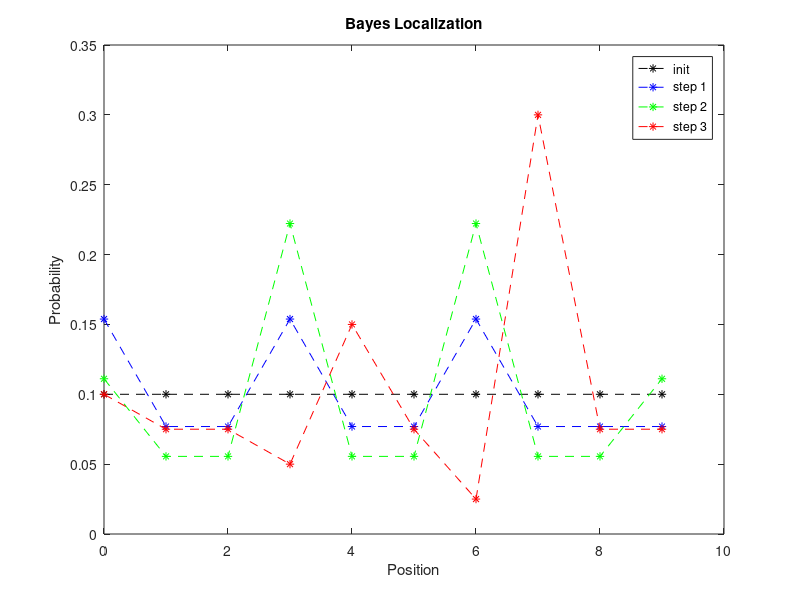
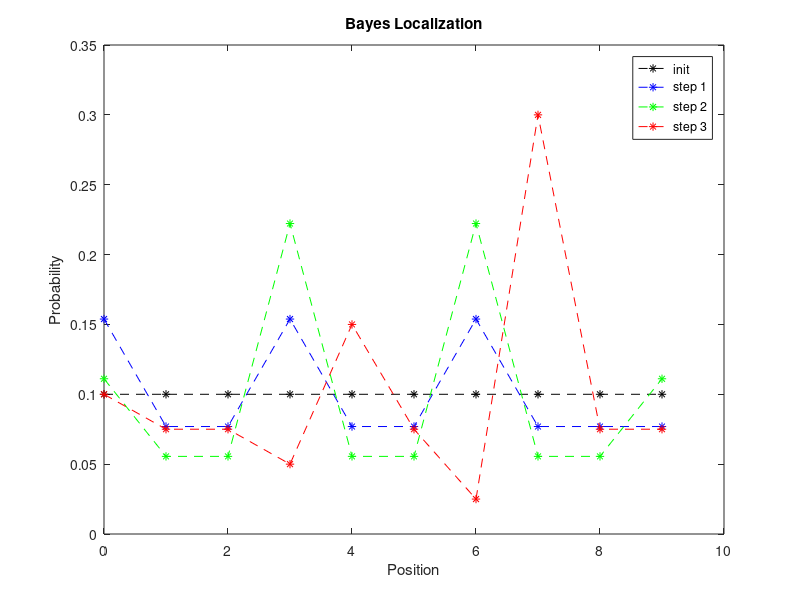

Source code (MATLAB) for these figures, in order:
%%%%%%%%%%%%%%%%%%%%%%%%%%%%%%%%%%%%%%%%%%%%%%%%%%%%%%%%%%%%%%%%%%%%%%%%%%%%%%%%
%           Assignement 5.1.a - Bayes Localization                             %
%           GNU Octave 3.6.4                                                   %
%           Simon Maurer                                                       %
%           27.03.2014                                                         %
%%%%%%%%%%%%%%%%%%%%%%%%%%%%%%%%%%%%%%%%%%%%%%%%%%%%%%%%%%%%%%%%%%%%%%%%%%%%%%%%

clf;
clear;
N = 10; % number of places
L = 3; % number of steps

% motion model
p_motion = zeros(N, N, L);
p_motion(:, :, 1) = eye(N);
p_motion(:, :, 2) = circshift(eye(N), 3);
p_motion(:, :, 3) = circshift(eye(N), 4);

p1 = 0.8; % P(see landmark|on landmark)
p2 = 0.4; % P(see landmark|not on landmark)

% robot sees a landmark
p_sensor(:, 1) = [p1; p2; p2; p1; p2; p2; p1; p2; p2; p2];
% robot sees a landmark
p_sensor(:, 2) = [p1; p2; p2; p1; p2; p2; p1; p2; p2; p2];
% robot does not see a landmark
p_sensor(:, 3) = [1-p1; 1-p2; 1-p2; 1-p1; 1-p2; 1-p2; 1-p1; 1-p2; 1-p2; 1-p2];

p = zeros(N, L+1);
p(:, 1) = ones(N, 1)/N; % uniform probability

for t=[1:L],
    eta = 0;
    for k=[1:N],
        pp = 0;
        % motion model
        for i=[1:N],
            pp += p_motion(k, i, t)*p(i, t);
        end;
        % sensor model
        p(k, t+1) = p_sensor(k, t)*pp;
        eta += p(k, t+1);
    end;
    % normalization
    for k=[1:N],
        p(k, t+1) /= eta;
    end;
end;
% plot
x = [0:N-1];
plot(x, p(:, 1), '--*k', x, p(:, 2), '--*b', x, p(:, 3), '--*g', ...
    x, p(:, 4), '--*r');
xlabel('Position');
ylabel('Probability')
title('Bayes Localization');
legend('init', 'step 1', 'step 2', 'step 3');
% save the graph
print -deps -color ex05_graph1.eps
print -dpng -color ex05_graph1.png
